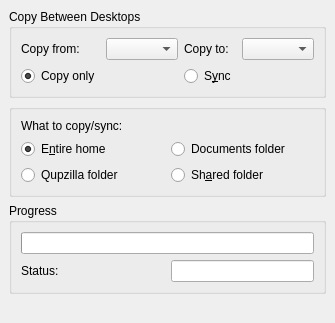
     <widget class="QWidget" name="copyTab">
      <attribute name="icon">
       <iconset>
        <normaloff>../../../../usr/share/icons/Tango/16x16/actions/edit-copy.png</normaloff>../../../../usr/share/icons/Tango/16x16/actions/edit-copy.png</iconset>
      </attribute>
      <attribute name="title">
       <string>Copy/Sync</string>
      </attribute>
      <layout class="QVBoxLayout">
       <property name="spacing">
        <number>6</number>
       </property>
       <property name="margin">
        <number>9</number>
       </property>
       <item>
        <widget class="QGroupBox" name="copyDesktopsGroupBox">
         <property name="sizePolicy">
          <sizepolicy hsizetype="MinimumExpanding" vsizetype="Minimum">
           <horstretch>0</horstretch>
           <verstretch>0</verstretch>
          </sizepolicy>
         </property>
         <property name="title">
          <string>Copy Between Desktops</string>
         </property>
         <layout class="QGridLayout">
          <property name="margin">
           <number>9</number>
          </property>
          <property name="spacing">
           <number>6</number>
          </property>
          <item row="1" column="2">
           <widget class="QRadioButton" name="syncRadioButton">
            <property name="sizePolicy">
             <sizepolicy hsizetype="MinimumExpanding" vsizetype="Minimum">
              <horstretch>0</horstretch>
              <verstretch>0</verstretch>
             </sizepolicy>
            </property>
            <property name="toolTip">
             <string>Select to copy and then delete differences</string>
            </property>
            <property name="text">
             <string>S&amp;ync</string>
            </property>
            <property name="checked">
             <bool>false</bool>
            </property>
           </widget>
          </item>
          <item row="0" column="0">
           <widget class="QLabel" name="copyFromLabel">
            <property name="sizePolicy">
             <sizepolicy hsizetype="MinimumExpanding" vsizetype="Minimum">
              <horstretch>0</horstretch>
              <verstretch>0</verstretch>
             </sizepolicy>
            </property>
            <property name="toolTip">
             <string>Select desktop to copy from</string>
            </property>
            <property name="frameShape">
             <enum>QFrame::NoFrame</enum>
            </property>
            <property name="frameShadow">
             <enum>QFrame::Plain</enum>
            </property>
            <property name="text">
             <string>Copy from:</string>
            </property>
           </widget>
          </item>
          <item row="0" column="2">
           <widget class="QLabel" name="copyToLabel">
            <property name="sizePolicy">
             <sizepolicy hsizetype="MinimumExpanding" vsizetype="Minimum">
              <horstretch>0</horstretch>
              <verstretch>0</verstretch>
             </sizepolicy>
            </property>
            <property name="toolTip">
             <string>Select desktop to copy to</string>
            </property>
            <property name="frameShape">
             <enum>QFrame::NoFrame</enum>
            </property>
            <property name="frameShadow">
             <enum>QFrame::Plain</enum>
            </property>
            <property name="text">
             <string>Copy to:</string>
            </property>
           </widget>
          </item>
          <item row="0" column="3">
           <widget class="QComboBox" name="toUserComboBox">
            <property name="sizePolicy">
             <sizepolicy hsizetype="MinimumExpanding" vsizetype="Minimum">
              <horstretch>0</horstretch>
              <verstretch>0</verstretch>
             </sizepolicy>
            </property>
            <property name="toolTip">
             <string>Select desktop to copy to</string>
            </property>
           </widget>
          </item>
          <item row="1" column="0">
           <widget class="QRadioButton" name="copyRadioButton">
            <property name="sizePolicy">
             <sizepolicy hsizetype="MinimumExpanding" vsizetype="Minimum">
              <horstretch>0</horstretch>
              <verstretch>0</verstretch>
             </sizepolicy>
            </property>
            <property name="toolTip">
             <string>Select to only copy files</string>
            </property>
            <property name="text">
             <string>Copy only</string>
            </property>
            <property name="checked">
             <bool>true</bool>
            </property>
           </widget>
          </item>
          <item row="0" column="1">
           <widget class="QComboBox" name="fromUserComboBox">
            <property name="sizePolicy">
             <sizepolicy hsizetype="MinimumExpanding" vsizetype="Minimum">
              <horstretch>0</horstretch>
              <verstretch>0</verstretch>
             </sizepolicy>
            </property>
            <property name="toolTip">
             <string>Select desktop to copy from</string>
            </property>
           </widget>
          </item>
         </layout>
        </widget>
       </item>
       <item>
        <widget class="QGroupBox" name="whatGroupBox">
         <property name="sizePolicy">
          <sizepolicy hsizetype="MinimumExpanding" vsizetype="Minimum">
           <horstretch>0</horstretch>
           <verstretch>0</verstretch>
          </sizepolicy>
         </property>
         <property name="title">
          <string/>
         </property>
         <layout class="QGridLayout">
          <property name="margin">
           <number>9</number>
          </property>
          <property name="spacing">
           <number>6</number>
          </property>
          <item row="3" column="1">
           <widget class="QRadioButton" name="sharedRadioButton">
            <property name="sizePolicy">
             <sizepolicy hsizetype="MinimumExpanding" vsizetype="Minimum">
              <horstretch>0</horstretch>
              <verstretch>0</verstretch>
             </sizepolicy>
            </property>
            <property name="toolTip">
             <string>Select to copy/sync Shared</string>
            </property>
            <property name="text">
             <string>Sh&amp;ared folder</string>
            </property>
           </widget>
          </item>
          <item row="1" column="0">
           <widget class="QRadioButton" name="entireRadioButton">
            <property name="sizePolicy">
             <sizepolicy hsizetype="MinimumExpanding" vsizetype="Minimum">
              <horstretch>0</horstretch>
              <verstretch>0</verstretch>
             </sizepolicy>
            </property>
            <property name="toolTip">
             <string>Select to copy/sync entire home</string>
            </property>
            <property name="text">
             <string>E&amp;ntire home</string>
            </property>
            <property name="checked">
             <bool>true</bool>
            </property>
           </widget>
          </item>
          <item row="3" column="0">
           <widget class="QRadioButton" name="qupRadioButton">
            <property name="sizePolicy">
             <sizepolicy hsizetype="MinimumExpanding" vsizetype="Minimum">
              <horstretch>0</horstretch>
              <verstretch>0</verstretch>
             </sizepolicy>
            </property>
            <property name="toolTip">
             <string>Select to copy/sync default browser</string>
            </property>
            <property name="text">
             <string>Qupzilla folder</string>
            </property>
           </widget>
          </item>
          <item row="1" column="1">
           <widget class="QRadioButton" name="docsRadioButton">
            <property name="sizePolicy">
             <sizepolicy hsizetype="MinimumExpanding" vsizetype="Minimum">
              <horstretch>0</horstretch>
              <verstretch>0</verstretch>
             </sizepolicy>
            </property>
            <property name="toolTip">
             <string>Select to copy/sync Documents</string>
            </property>
            <property name="text">
             <string>Documents folder</string>
            </property>
           </widget>
          </item>
          <item row="0" column="0">
           <widget class="QLabel" name="label_2">
            <property name="text">
             <string>What to copy/sync:</string>
            </property>
           </widget>
          </item>
         </layout>
        </widget>
       </item>
       <item>
        <widget class="QGroupBox" name="syncProgressGroupBox">
         <property name="sizePolicy">
          <sizepolicy hsizetype="MinimumExpanding" vsizetype="Minimum">
           <horstretch>0</horstretch>
           <verstretch>0</verstretch>
          </sizepolicy>
         </property>
         <property name="title">
          <string>Progress</string>
         </property>
         <layout class="QGridLayout">
          <property name="margin">
           <number>9</number>
          </property>
          <property name="spacing">
           <number>6</number>
          </property>
          <item row="1" column="1">
           <widget class="QLineEdit" name="syncStatusEdit">
            <property name="sizePolicy">
             <sizepolicy hsizetype="MinimumExpanding" vsizetype="Minimum">
              <horstretch>0</horstretch>
              <verstretch>0</verstretch>
             </sizepolicy>
            </property>
            <property name="acceptDrops">
             <bool>false</bool>
            </property>
            <property name="toolTip">
             <string>Status of the changes</string>
            </property>
            <property name="readOnly">
             <bool>true</bool>
            </property>
           </widget>
          </item>
          <item row="1" column="0">
           <widget class="QLabel" name="syncStatusLabel">
            <property name="sizePolicy">
             <sizepolicy hsizetype="MinimumExpanding" vsizetype="Minimum">
              <horstretch>0</horstretch>
              <verstretch>0</verstretch>
             </sizepolicy>
            </property>
            <property name="toolTip">
             <string>Status of the changes</string>
            </property>
            <property name="text">
             <string>Status:</string>
            </property>
            <property name="wordWrap">
             <bool>false</bool>
            </property>
           </widget>
          </item>
          <item row="0" column="0" colspan="2">
           <widget class="QProgressBar" name="syncProgressBar">
            <property name="sizePolicy">
             <sizepolicy hsizetype="MinimumExpanding" vsizetype="Minimum">
              <horstretch>0</horstretch>
              <verstretch>0</verstretch>
             </sizepolicy>
            </property>
            <property name="toolTip">
             <string>Progress of the changes</string>
            </property>
            <property name="value">
             <number>0</number>
            </property>
            <property name="textVisible">
             <bool>false</bool>
            </property>
            <property name="orientation">
             <enum>Qt::Horizontal</enum>
            </property>
           </widget>
          </item>
         </layout>
        </widget>
       </item>
       <item>
        <spacer>
         <property name="orientation">
          <enum>Qt::Vertical</enum>
         </property>
         <property name="sizeHint" stdset="0">
          <size>
           <width>20</width>
           <height>20</height>
          </size>
         </property>
        </spacer>
       </item>
      </layout>
     </widget>
